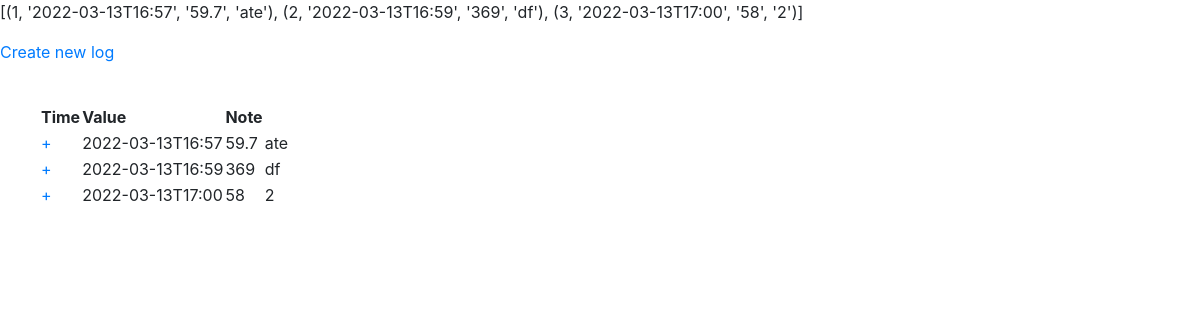
Screenshot of /tracker/3 (signed in) with the database file from the repository.
### tables this page shows
CREATE TABLE "Log" (
	"LogId"	INTEGER NOT NULL UNIQUE,
	"TimeStamp"	TEXT DEFAULT CURRENT_TIMESTAMP,
	"Value"	TEXT NOT NULL,
	"Note"	TEXT,
	"UserId"	INTEGER NOT NULL,
	"TrackerId"	INTEGER NOT NULL,
	PRIMARY KEY("LogId" AUTOINCREMENT),
	FOREIGN KEY("TrackerId") REFERENCES "Tracker"("TrackerId"),
	FOREIGN KEY("UserId") REFERENCES "users"("UserId")
);

### main.py (the view)
@app.route('/tracker/<int:trackerid>')
def trackerdisp(trackerid:int):
   return logtable(tid= trackerid)

### tracker.py (called while the page is built)
def logtable(tid):
   usrid=''
   if request.method == 'GET':
      usrid=session['usrid']
      with sql.connect("mad1.db") as con:
         cur = con.cursor()
         cur.execute('SELECT LogId,TimeStamp,Value,Note FROM Log \
            WHERE TrackerId=(?) AND UserId=(?)',[tid,usrid])
         ldata = cur.fetchall()
         return render_template('tracker.html',lheadings=lheadings,ldata=ldata)

### templates/tracker.html (shortened to what this page needs)
<!DOCTYPE html>
<html>
    <head>
        <link rel="stylesheet" href="https://cdn.jsdelivr.net/npm/bootstrap@4.3.1/dist/css/bootstrap.min.css">
    </head>
    <body>
        <p>{{ldata}}</p>
        <a href='/addlog'>Create new log</a>
        <table>
          <tr>
            {% for lheader in lheadings %}
            <th>{{ lheader }}</th>
            {% endfor %}
          </tr>
          {% for row in ldata %}
          <tr>
            <td><a href='/addlog'>+</a></td>
            <td>{{row[1]}}</td>
            <td>{{row[2]}}</td>
            <td>{{row[3]}}</td>
          </tr>
          {% endfor %}
        </table>
    </body>
</html>

### templates/tracker.html (style rules this page uses)
table { margin: 40px; }

### rows the page displays
Log: TimeStamp "2022-03-13T16:57", Value "59.7", Note "ate"
Log: TimeStamp "2022-03-13T16:59", Value "369", Note "df"
Log: TimeStamp "2022-03-13T17:00", Value "58", Note "2"

### other values shown
{{ ldata }} "[(1, '2022-03-13T16:57', '59.7', 'ate'), (2, '2022-03-13T16:59', '369', 'df'), (3, '2022-03-13T17:00', '58', '2')]"
{{ lheader }} "Time" "Value" "Note"
